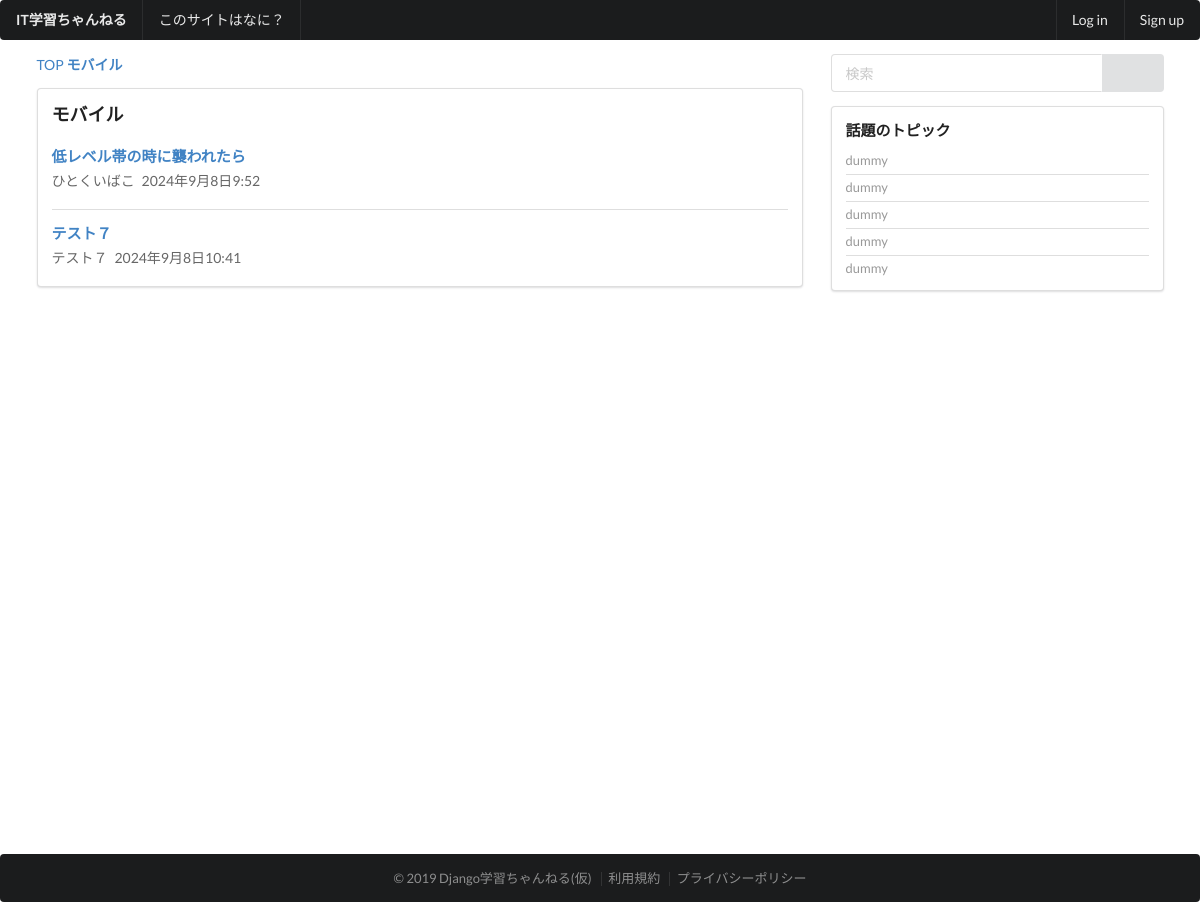
Screenshot of /thread/category/mobile/ with the database file from the repository.
### thread/models.py (models this page shows, shortened)
class Category(models.Model):
    name = models.CharField(
        'カテゴリー名',
        max_length=50,
    )
    url_code = models.CharField(
        'URLコード',
        max_length=50,
        null=True,
        blank=False,
        unique=True,
    )
    sort=models.IntegerField(
        verbose_name='ソート',
        default=0,
    )
    objects = CategoryManager()

class Topic(models.Model):
    user_name = models.CharField(
        '名無しさん',
        max_length=30,
        null=True,
        blank=False,
    )
    title = models.CharField(
        'タイトル',
        max_length=255,
        null = False,
        blank = False,
    )
    message = models.TextField(
        verbose_name='本文',
        null=True,
        blank=False,
    )
    category = models.ForeignKey(
        Category,
        verbose_name='カテゴリー',
        on_delete=models.PROTECT,
        null=True,
        blank=False,
    )
    status = models.IntegerField(
        'トピックのステータス',
        default=0,
        choices=TOPIC_STATUS_CHOICE,
    )
    created = models.DateTimeField(
        auto_now_add=True,
    )
    modified = models.DateTimeField(
        auto_now=True,
    )
    objects = TopicManager()

### thread/views.py (the view)
# urls.py: path('category/<str:url_code>/', views.CategoryView.as_view(), name='category'),
class CategoryView(ListView):
    template_name = 'thread/category.html'
    context_object_name = 'topic_list'
    def get_queryset(self):
        return Topic.objects.filter(category__url_code = self.kwargs['url_code'])
    def get_context_data(self, **kwargs):
        ctx = super().get_context_data(**kwargs)
        ctx['category'] = get_object_or_404(Category, url_code=self.kwargs['url_code'])
        return ctx

### templates/thread/category.html (shortened to what this page needs)
{% extends 'base/base.html' %}
{% block content %}
<div class="ui grid stackable">
    <div class="eleven wide column">
        <div class="ui breadcrumb">
            <a class="section">TOP</a>
            <a class="active section">{{category.name}}</a>
        </div>
        <div class="ui segment">
            <div class="content">
                <div class="header"><h3>{{category.name}}</h3></div>
                <div class="ui divided items">
                    {% if topic_list %}
                    {% for topic in topic_list %}
                    <div class="item">
                        <div class="content">
                            <div class="header">
                                <a href="{% url 'topic' pk=topic.id %}"><h4>{{topic.title}}</h4></a>
                            </div>
                            <div class="meta">
                                <span class="name">{{topic.user_name}}</span>
                                <span class="date">{{topic.created}}</span>
                            </div>
                        </div>
                    </div>
                    {% endfor %}
                    {% else %}
                    <div class="ui warning message">トピックが存在しません</div>
                    {% endif %}
                </div>
            </div>
        </div>
    </div>
    {% include 'base/sidebar.html' %}
</div>
{% endblock %}

### rows the page displays
Category: name "モバイル"
Topic: title "低レベル帯の時に襲われたら", user_name "ひとくいばこ", created "2024年9月8日9:52"
Topic: title "テスト７", user_name "テスト７", created "2024年9月8日10:41"
